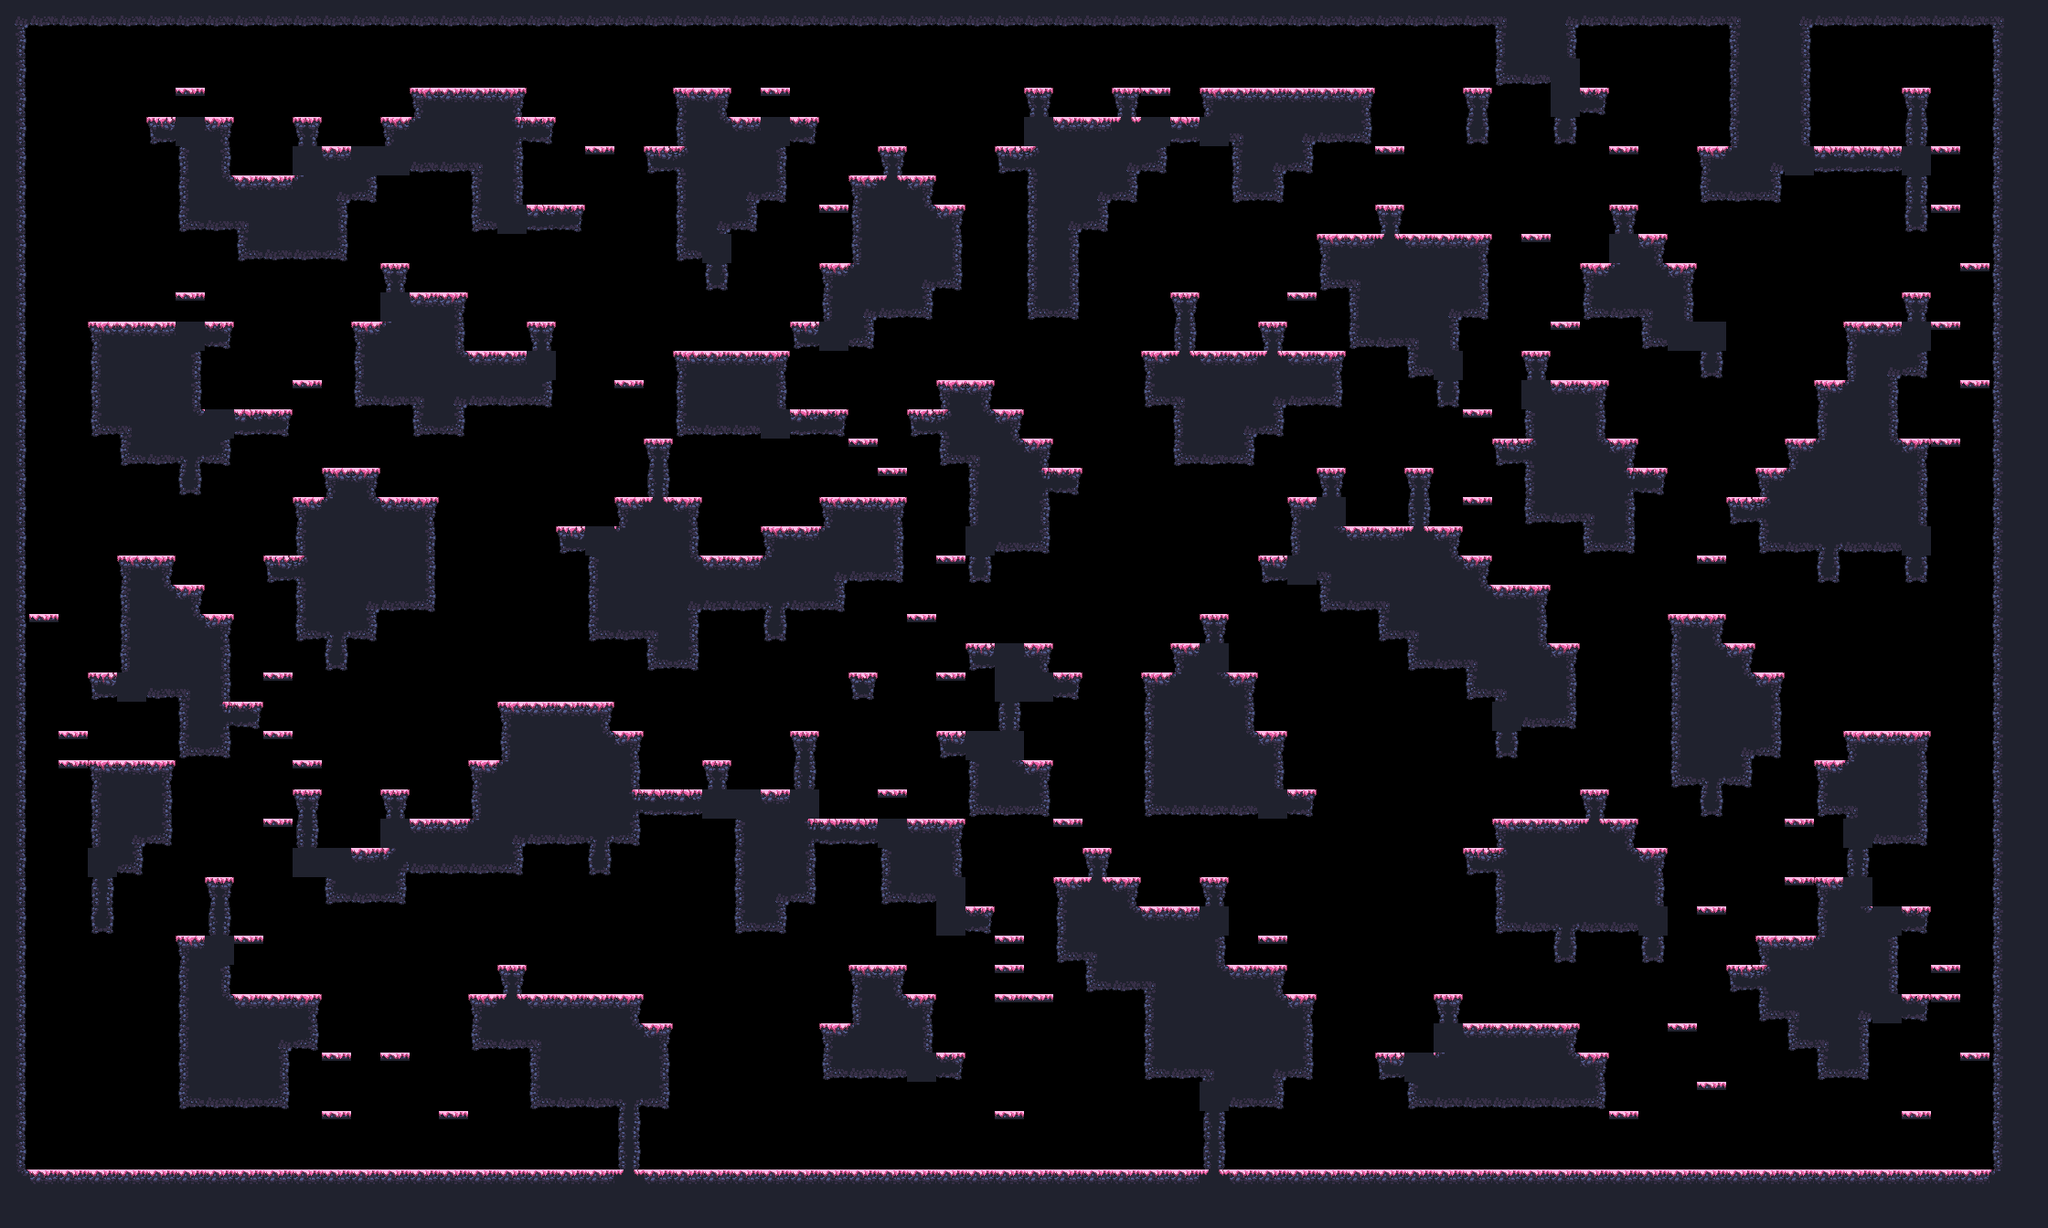

This is a level from a 2D game, rendered from its Tiled map with the project's own tilesets. A one-line summary and the map file follow, with tile-layer data summarised:
An orthogonal 70x42 tile map with 32x32 px tiles, 1 tile layer (main) and 17 objects (9x spawn, spawnPlayer0, spawnCrown0, spawnPlayer1, spawnCrown1, ...).

<map compressionlevel="0" height="42" infinite="0" nextlayerid="3" nextobjectid="4" orientation="orthogonal" renderorder="right-down" tiledversion="1.3.2" tileheight="32" tilewidth="32" version="1.2" width="70">
 <tileset firstgid="1" source="forest_spring_tile_set.tsx" />
 <layer height="42" id="1" name="main" width="70">
  <data>[2940 cells, 1270 non-empty, 26 distinct tile ids]</data>
 </layer>
 <objectgroup id="2" name="objects"><object id="1" name="spawnPlayer0" x="192" y="80.0" /><object id="2" name="spawnCrown0" x="224" y="80.0" /><object id="3" name="spawnPlayer1" x="1856" y="112.0" /><object id="4" name="spawnCrown1" x="2048" y="112.0" /><object id="5" name="spawnPlayer2" x="64" y="1232.0" /><object id="6" name="spawnCrown2" x="96" y="1232.0" /><object id="7" name="spawnPlayer3" x="2144" y="1232.0" /><object id="8" name="spawnCrown3" x="2144" y="1232.0" /><object id="9" name="spawn" x="1280" y="80.0" /><object id="10" name="spawn" x="544" y="1232.0" /><object id="11" name="spawn" x="736" y="816.0" /><object id="12" name="spawn" x="1088" y="1232.0" /><object id="13" name="spawn" x="160" y="560.0" /><object id="14" name="spawn" x="96" y="304.0" /><object id="15" name="spawn" x="2016" y="112.0" /><object id="16" name="spawn" x="64" y="1232.0" /><object id="17" name="spawn" x="832" y="1232.0" /></objectgroup></map>
